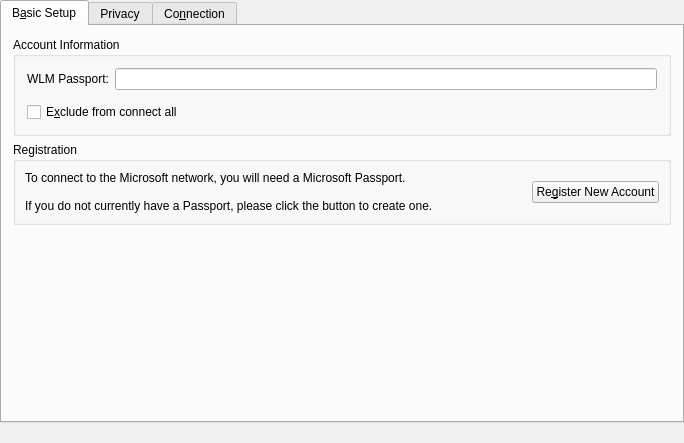
<ui version="4.0" >
 <class>WlmAccountPreferences</class>
 <widget class="QWidget" name="WlmAccountPreferences" >
  <property name="geometry" >
   <rect>
    <x>0</x>
    <y>0</y>
    <width>684</width>
    <height>443</height>
   </rect>
  </property>
  <property name="windowTitle" >
   <string>Account Preferences - Wlm</string>
  </property>
  <layout class="QVBoxLayout" name="verticalLayout_3" >
   <property name="margin" >
    <number>0</number>
   </property>
   <item>
    <widget class="QTabWidget" name="mainTabWidget" >
     <property name="currentIndex" >
      <number>0</number>
     </property>
     <widget class="QWidget" name="tab" >
      <attribute name="title" >
       <string>B&amp;asic Setup</string>
      </attribute>
      <layout class="QVBoxLayout" name="verticalLayout_4" >
       <item>
        <widget class="QGroupBox" name="groupBox" >
         <property name="title" >
          <string>Account Information</string>
         </property>
         <layout class="QVBoxLayout" name="verticalLayout" >
          <item>
           <layout class="QHBoxLayout" name="horizontalLayout" >
            <item>
             <widget class="QLabel" name="accountLabel" >
              <property name="toolTip" >
               <string>The account name of your account.</string>
              </property>
              <property name="whatsThis" >
               <string>The account name of your account.</string>
              </property>
              <property name="text" >
               <string>WLM Passport:</string>
              </property>
              <property name="wordWrap" >
               <bool>false</bool>
              </property>
              <property name="buddy" >
               <cstring>m_passport</cstring>
              </property>
             </widget>
            </item>
            <item>
             <widget class="QLineEdit" name="m_passport" >
              <property name="toolTip" >
               <string>The account name of your account.</string>
              </property>
              <property name="whatsThis" >
               <string>The account name of your account.</string>
              </property>
             </widget>
            </item>
           </layout>
          </item>
          <item>
           <widget class="Kopete::UI::PasswordWidget" native="1" name="m_password" />
          </item>
          <item>
           <widget class="QCheckBox" name="m_autologin" >
            <property name="whatsThis" >
             <string>If you check this checkbox, the account will not be connected when you press the "Connect All" button, or at startup when automatic connection at startup is enabled.</string>
            </property>
            <property name="text" >
             <string>E&amp;xclude from connect all</string>
            </property>
            <property name="checked" >
             <bool>false</bool>
            </property>
           </widget>
          </item>
         </layout>
        </widget>
       </item>
       <item>
        <widget class="QGroupBox" name="groupBox_2" >
         <property name="title" >
          <string>Registration</string>
         </property>
         <layout class="QHBoxLayout" >
          <property name="spacing" >
           <number>6</number>
          </property>
          <property name="margin" >
           <number>9</number>
          </property>
          <item>
           <widget class="QLabel" name="textLabel6" >
            <property name="sizePolicy" >
             <sizepolicy vsizetype="Minimum" hsizetype="MinimumExpanding" >
              <horstretch>0</horstretch>
              <verstretch>0</verstretch>
             </sizepolicy>
            </property>
            <property name="minimumSize" >
             <size>
              <width>0</width>
              <height>0</height>
             </size>
            </property>
            <property name="text" >
             <string>To connect to the Microsoft network, you will need a Microsoft Passport.&lt;br>&lt;br>If you do not currently have a Passport, please click the button to create one.</string>
            </property>
            <property name="alignment" >
             <set>Qt::AlignVCenter</set>
            </property>
            <property name="wordWrap" >
             <bool>true</bool>
            </property>
           </widget>
          </item>
          <item>
           <widget class="QPushButton" name="buttonRegister" >
            <property name="text" >
             <string>Re&amp;gister New Account</string>
            </property>
           </widget>
          </item>
         </layout>
        </widget>
       </item>
       <item>
        <spacer name="verticalSpacer" >
         <property name="orientation" >
          <enum>Qt::Vertical</enum>
         </property>
         <property name="sizeHint" stdset="0" >
          <size>
           <width>20</width>
           <height>0</height>
          </size>
         </property>
        </spacer>
       </item>
      </layout>
     </widget>
     <widget class="QWidget" name="tab_3" >
      <attribute name="title" >
       <string>Privacy</string>
      </attribute>
      <layout class="QVBoxLayout" name="verticalLayout_5" >
       <item>
        <layout class="QGridLayout" name="_6" >
         <property name="margin" >
          <number>0</number>
         </property>
         <property name="spacing" >
          <number>6</number>
         </property>
         <item row="0" column="4" >
          <widget class="QLabel" name="textLabel2" >
           <property name="text" >
            <string>Blocked contacts:</string>
           </property>
          </widget>
         </item>
         <item row="2" column="2" >
          <layout class="QVBoxLayout" name="_7" >
           <property name="spacing" >
            <number>6</number>
           </property>
           <property name="margin" >
            <number>0</number>
           </property>
           <item>
            <widget class="QPushButton" name="m_blockButton" >
             <property name="text" >
              <string/>
             </property>
            </widget>
           </item>
           <item>
            <widget class="QPushButton" name="m_allowButton" >
             <property name="text" >
              <string/>
             </property>
            </widget>
           </item>
           <item>
            <spacer>
             <property name="orientation" >
              <enum>Qt::Vertical</enum>
             </property>
             <property name="sizeType" >
              <enum>QSizePolicy::Expanding</enum>
             </property>
             <property name="sizeHint" stdset="0" >
              <size>
               <width>20</width>
               <height>20</height>
              </size>
             </property>
            </spacer>
           </item>
          </layout>
         </item>
         <item row="0" column="0" >
          <widget class="QLabel" name="textLabel1" >
           <property name="text" >
            <string>Allowed contacts:</string>
           </property>
          </widget>
         </item>
         <item row="2" column="0" >
          <widget class="QListWidget" name="m_AL" >
           <property name="contextMenuPolicy" >
            <enum>Qt::ActionsContextMenu</enum>
           </property>
          </widget>
         </item>
         <item row="2" column="4" >
          <widget class="QListWidget" name="m_BL" >
           <property name="contextMenuPolicy" >
            <enum>Qt::ActionsContextMenu</enum>
           </property>
          </widget>
         </item>
        </layout>
       </item>
       <item>
        <widget class="QLabel" name="m_warning" >
         <property name="font" >
          <font>
           <family>Sans Serif</family>
           <pointsize>9</pointsize>
           <weight>75</weight>
           <italic>false</italic>
           <bold>true</bold>
           <underline>false</underline>
           <strikeout>false</strikeout>
          </font>
         </property>
         <property name="text" >
          <string>WARNING: You need to be connected to modify this page</string>
         </property>
         <property name="alignment" >
          <set>Qt::AlignVCenter</set>
         </property>
        </widget>
       </item>
      </layout>
     </widget>
     <widget class="QWidget" name="tab_2" >
      <attribute name="title" >
       <string>Co&amp;nnection</string>
      </attribute>
      <layout class="QVBoxLayout" name="verticalLayout_6" >
       <item>
        <widget class="QGroupBox" name="groupBox_4" >
         <property name="title" >
          <string>Connection Preferences (for advanced users)</string>
         </property>
         <layout class="QVBoxLayout" name="verticalLayout_2" >
          <item>
           <widget class="QCheckBox" name="optionOverrideServer" >
            <property name="text" >
             <string>&amp;Override default server information</string>
            </property>
           </widget>
          </item>
          <item>
           <layout class="QHBoxLayout" name="horizontalLayout_3" >
            <item>
             <spacer>
              <property name="orientation" >
               <enum>Qt::Horizontal</enum>
              </property>
              <property name="sizeType" >
               <enum>QSizePolicy::Fixed</enum>
              </property>
              <property name="sizeHint" stdset="0" >
               <size>
                <width>16</width>
                <height>20</height>
               </size>
              </property>
             </spacer>
            </item>
            <item>
             <layout class="QHBoxLayout" name="horizontalLayout_2" >
              <item>
               <widget class="QLabel" name="labelServer" >
                <property name="enabled" >
                 <bool>false</bool>
                </property>
                <property name="text" >
                 <string>Ser&amp;ver /</string>
                </property>
                <property name="buddy" >
                 <cstring>m_serverName</cstring>
                </property>
               </widget>
              </item>
              <item>
               <widget class="QLabel" name="labelPort" >
                <property name="enabled" >
                 <bool>false</bool>
                </property>
                <property name="text" >
                 <string>po&amp;rt:</string>
                </property>
                <property name="buddy" >
                 <cstring>m_serverPort</cstring>
                </property>
               </widget>
              </item>
             </layout>
            </item>
            <item>
             <widget class="QLineEdit" name="m_serverName" >
              <property name="enabled" >
               <bool>false</bool>
              </property>
              <property name="sizePolicy" >
               <sizepolicy vsizetype="Fixed" hsizetype="MinimumExpanding" >
                <horstretch>0</horstretch>
                <verstretch>0</verstretch>
               </sizepolicy>
              </property>
              <property name="toolTip" >
               <string>Only modify these values if you want to use a special IM proxy server, like SIMP</string>
              </property>
              <property name="whatsThis" >
               <string>Only modify these values if you want to use a special IM proxy server, like SIMP</string>
              </property>
              <property name="text" >
               <string>messenger.hotmail.com</string>
              </property>
             </widget>
            </item>
            <item>
             <widget class="QSpinBox" name="m_serverPort" >
              <property name="enabled" >
               <bool>false</bool>
              </property>
              <property name="toolTip" >
               <string>Only modify these values if you want to use a special IM proxy server, like SIMP</string>
              </property>
              <property name="whatsThis" >
               <string>Only modify these values if you want to use a special IM proxy server, like SIMP</string>
              </property>
              <property name="minimum" >
               <number>1</number>
              </property>
              <property name="maximum" >
               <number>65535</number>
              </property>
              <property name="value" >
               <number>1863</number>
              </property>
             </widget>
            </item>
           </layout>
          </item>
         </layout>
        </widget>
       </item>
       <item>
        <spacer name="verticalSpacer_2" >
         <property name="orientation" >
          <enum>Qt::Vertical</enum>
         </property>
         <property name="sizeHint" stdset="0" >
          <size>
           <width>20</width>
           <height>0</height>
          </size>
         </property>
        </spacer>
       </item>
      </layout>
     </widget>
    </widget>
   </item>
   <item>
    <widget class="QLabel" name="labelStatusMessage" >
     <property name="text" >
      <string/>
     </property>
     <property name="alignment" >
      <set>Qt::AlignCenter</set>
     </property>
     <property name="wordWrap" >
      <bool>false</bool>
     </property>
    </widget>
   </item>
  </layout>
 </widget>
 <layoutdefault spacing="6" margin="11" />
 <pixmapfunction>qPixmapFromMimeSource</pixmapfunction>
 <customwidgets>
  <customwidget>
   <class>Kopete::UI::PasswordWidget</class>
   <extends></extends>
   <header>kopetepasswordwidget.h</header>
  </customwidget>
 </customwidgets>
 <resources/>
 <connections>
  <connection>
   <sender>optionOverrideServer</sender>
   <signal>toggled(bool)</signal>
   <receiver>labelServer</receiver>
   <slot>setEnabled(bool)</slot>
   <hints>
    <hint type="sourcelabel" >
     <x>102</x>
     <y>89</y>
    </hint>
    <hint type="destinationlabel" >
     <x>104</x>
     <y>123</y>
    </hint>
   </hints>
  </connection>
  <connection>
   <sender>optionOverrideServer</sender>
   <signal>toggled(bool)</signal>
   <receiver>labelPort</receiver>
   <slot>setEnabled(bool)</slot>
   <hints>
    <hint type="sourcelabel" >
     <x>161</x>
     <y>91</y>
    </hint>
    <hint type="destinationlabel" >
     <x>152</x>
     <y>122</y>
    </hint>
   </hints>
  </connection>
  <connection>
   <sender>optionOverrideServer</sender>
   <signal>toggled(bool)</signal>
   <receiver>m_serverName</receiver>
   <slot>setEnabled(bool)</slot>
   <hints>
    <hint type="sourcelabel" >
     <x>292</x>
     <y>90</y>
    </hint>
    <hint type="destinationlabel" >
     <x>292</x>
     <y>122</y>
    </hint>
   </hints>
  </connection>
  <connection>
   <sender>optionOverrideServer</sender>
   <signal>toggled(bool)</signal>
   <receiver>m_serverPort</receiver>
   <slot>setEnabled(bool)</slot>
   <hints>
    <hint type="sourcelabel" >
     <x>505</x>
     <y>91</y>
    </hint>
    <hint type="destinationlabel" >
     <x>507</x>
     <y>130</y>
    </hint>
   </hints>
  </connection>
 </connections>
</ui>
